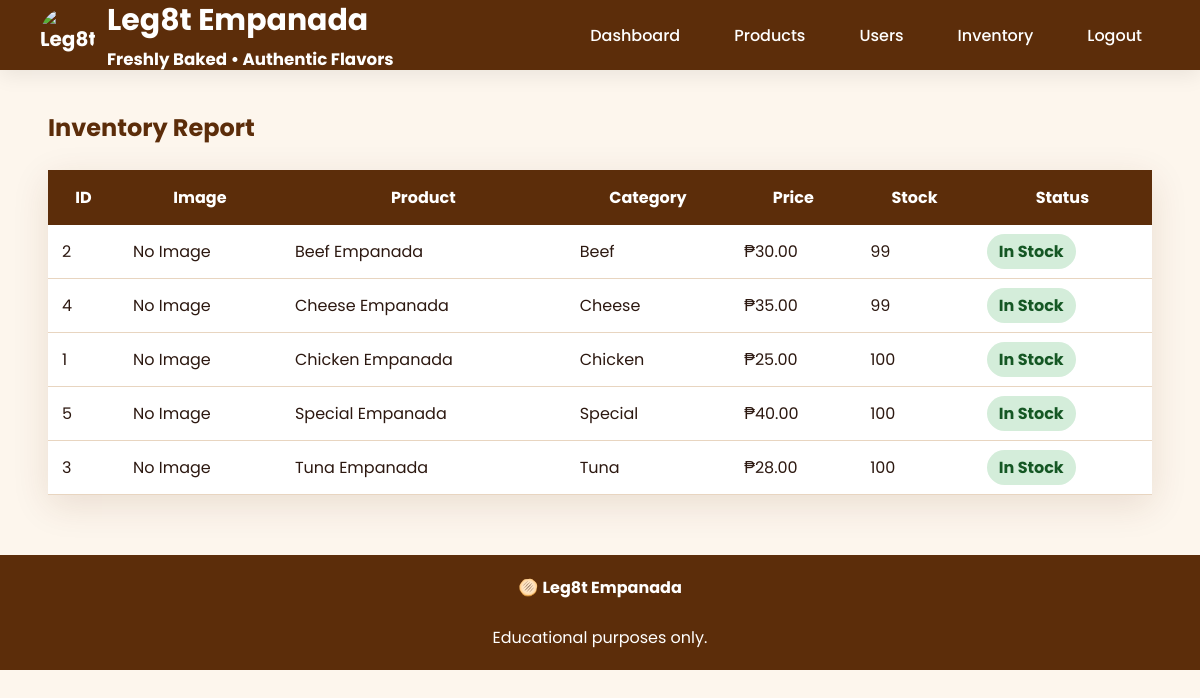
The app's page /admin/inventory.php with its own data.
### tables this page shows
CREATE TABLE `products` (
  `product_id` int(11) NOT NULL,
  `category` varchar(50) DEFAULT NULL,
  `product_name` varchar(100) DEFAULT NULL,
  `description` text DEFAULT NULL,
  `price` decimal(10,2) DEFAULT NULL,
  `stock` int(11) DEFAULT NULL,
  `image` varchar(255) DEFAULT NULL
);

### admin/inventory.php (the view, shortened to what this page needs)
<?php
include("../includes/db.php");
?>
<!DOCTYPE html>
<html lang="en">
<head>
    <link rel="stylesheet" href="../style.css">
</head>
<body>
    <nav>
        <div class="logo">
    <img
        src="images/logo.png"
        alt="Leg8t Empanada"
        class="logo-image"
    >
    <div class="logo-text">
        <h2>
            Leg8t Empanada
        </h2>
        <small>
            Freshly Baked • Authentic Flavors
        </small>
    </div>
</div>
        <ul>
            <li>
                <a href="dashboard.php">
                    Dashboard
                </a>
            </li>
            <li>
                <a href="products.php">
                    Products
                </a>
            </li>
            <li>
                <a href="users.php">
                    Users
                </a>
            </li>
            <li>
                <a href="inventory.php">
                    Inventory
                </a>
            </li>
            <li>
                <a href="../logout.php">
                    Logout
                </a>
            </li>
        </ul>
    </nav>
    <div class="container">
        <h2 style="color:var(--brown); margin-bottom:25px;">
            Inventory Report
        </h2>
        <table>
            <thead>
                <tr>
                    <th>ID</th>
                    <th>Image</th>
                    <th>Product</th>
                    <th>Category</th>
                    <th>Price</th>
                    <th>Stock</th>
                    <th>Status</th>
                </tr>
            </thead>
            <tbody>
                <?php
$result = mysqli_query(
    $conn,
    "SELECT *
     FROM products
     ORDER BY product_name ASC"
);
while($row = mysqli_fetch_assoc($result)){
?>
                <tr>
                    <td>
                        <?php echo $row['product_id']; ?>
                    </td>
                    <td>
                        <?php
if($row['image']!=""){
?>
                        <img src="../images/<?php echo $row['image']; ?>" width="70" height="70" style="object-fit:cover; border-radius:8px;">
                        <?php
}else{
echo "No Image";
}
?>
                    </td>
                    <td>
                        <?php echo $row['product_name']; ?>
                    </td>
                    <td>
                        <?php echo $row['category']; ?>
                    </td>
                    <td>
                        ₱<?php echo number_format($row['price'],2); ?>
                    </td>
                    <td>
                        <?php echo $row['stock']; ?>
                    </td>
                    <td>
                        <?php
if($row['stock'] > 10){
?>
                        <span style="background:#d4edda; color:#155724; padding:6px 12px; border-radius:20px; font-weight:bold;">
                            In Stock
                        </span>
                        <?php
}else if($row['stock'] > 0){
?>
                        <span style="background:#fff3cd; color:#856404; padding:6px 12px; border-radius:20px; font-weight:bold;">
                            Low Stock
                        </span>
                        <?php
}else{
?>
                        <span style="background:#f8d7da; color:#721c24; padding:6px 12px; border-radius:20px; font-weight:bold;">
                            Out of Stock
                        </span>
                        <?php
}
?>
                    </td>
                </tr>
                <?php
}
?>
            </tbody>
        </table>
    </div>
    <footer>
        🫓
        <strong>
           Leg8t Empanada
        </strong>
        <br><br>
        Educational purposes only.
    </footer>
</body>
</html>

### style.css (style rules this page uses)
:root { --gold: #C8860A; --gold-light: #E6A21A; --gold-bg: #FFF8EC; --brown: #5C2D0A; --brown-light: #8B4513; --cream: #FDF6ED; --white: #FFFFFF; --text: #2C1810; --text2: #6B4C3B; --border: #E8D5C0; --success: #1B6B2F; --danger: #B42318; --radius: 14px; --shadow: 0 10px 35px rgba(92, 45, 10, .12); }
* { margin: 0; padding: 0; box-sizing: border-box; }
html { scroll-behavior: smooth; }
body { font-family: 'Poppins', sans-serif; background: var(--cream); color: var(--text); min-height: 100vh; }
nav { height: 70px; background: var(--brown); display: flex; justify-content: space-between; align-items: center; padding: 0 40px; position: sticky; top: 0; z-index: 999; box-shadow: 0 5px 20px rgba(0, 0, 0, .08); }
.logo { display: flex; align-items: center; gap: 12px; color: white; font-size: 24px; font-weight: 700; }
.logo { display:flex; align-items:center; gap:12px; font-weight:700; color:white; font-size:20px; }
.logo-image { width:55px; height:55px; object-fit:contain; border-radius:50%; }
nav ul { list-style: none; display: flex; gap: 18px; }
nav ul li a { color: white; text-decoration: none; padding: 10px 18px; border-radius: 8px; transition: .3s; font-weight: 500; }
.container { width: 92%; max-width: 1200px; margin: 40px auto; }
table { width: 100%; border-collapse: collapse; background: white; box-shadow: var(--shadow); }
th { background: var(--brown); color: white; padding: 15px; }
td { padding: 14px; border-bottom: 1px solid var(--border); }
footer { margin-top: 60px; background: var(--brown); color: white; text-align: center; padding: 20px; }

### records on screen
products: product_id "2", shows "No Image", product_name "Beef Empanada", category "Beef", price "30.00", stock "99", shows "In Stock"
products: product_id "4", shows "No Image", product_name "Cheese Empanada", category "Cheese", price "35.00", stock "99", shows "In Stock"
products: product_id "1", shows "No Image", product_name "Chicken Empanada", category "Chicken", price "25.00", stock "100", shows "In Stock"
products: product_id "5", shows "No Image", product_name "Special Empanada", category "Special", price "40.00", stock "100", shows "In Stock"
products: product_id "3", shows "No Image", product_name "Tuna Empanada", category "Tuna", price "28.00", stock "100", shows "In Stock"
